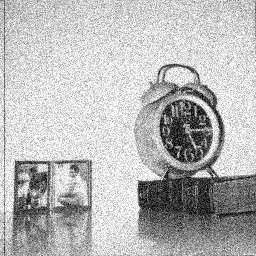
#> input picture abgaben/abgabe08/source/clock_noise.png, 256 x 256 px
$ python convolution.py   (older library calls are emulated)
#> lines starting #> are read from the running program, lines starting #| are printed output that depends on the picture; long printed decimals are rounded
from scipy import misc
import matplotlib.pyplot as plt
import numpy as np


def readImage(path):
#> called with path = 'clock_noise.png'
    return misc.imread(path)
#> returned value is the input picture: shape (256, 256); min 0, max 255, mean 185.1


# convolution which also applies padding
def conv(image,kernel):

   kernel_width = kernel.shape[0]
   kernel_height = kernel.shape[1]
   image_width = image.shape[0]
#> image_width = 256
   image_height = image.shape[1]
#> image_height = 256

   width_shift = kernel_width // 2
   height_shift = kernel_height // 2

   padded_image = np.zeros((image_width + width_shift, image_height + height_shift))

   # image padded with as many zeros as necessary
   for x in range (0,image_width-1):
      for y in range(0,image_height-1):
         padded_image[x + width_shift, y + height_shift] = image[x,y]
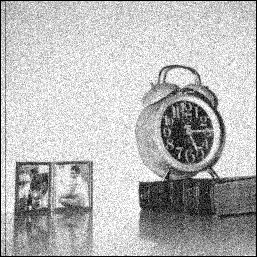
#> padded_image: shape (257, 257) float64; min 0, max 255, mean 182.4

   conv_image = np.zeros((image_width,image_height))

   # convolution process
   for x in range(0,(image_width - 1)):
       for y in range(0,(image_height - 1)):
           for a in range(-width_shift, width_shift):
               for b in range(-height_shift, height_shift):
                   conv_image[x,y] += padded_image[x + width_shift + a, y + height_shift + b] * kernel[a + width_shift ,b + height_shift]
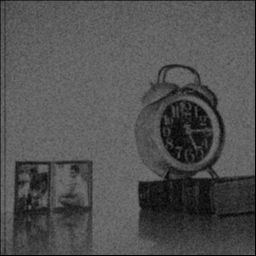
#> conv_image: shape (256, 256) float64; min 0, max 113.3, mean 81.4


   return conv_image


# convolution without padding
def conv_old(image, kernel):
    # ex 8.2 a)

    kernel_width = kernel.shape[0]
    kernel_height = kernel.shape[1]
    image_width = image.shape[0]
    image_height = image.shape[1]

    conv_image = np.zeros((image_width,image_height))

    for i in range(0,(image_width-1)- kernel_width // 2):
        for j in range(0,(image_height-1)- kernel_height // 2):
            for k in range(0,(kernel_width-1)):
                for l in range(0,(kernel_height-1)):
                    conv_image[i,j] += image[i+k,j+l]*kernel[k,l]


    return conv_image


def min_max_rescale(image):
    s = image.shape
#> s = (256, 256)
    ix = s[0]
#> ix = 256
    iy = s[1]
#> iy = 256

    maxV = image.max()
#> maxV = 113.3
    minV = image.min()
#> minV = 0

    print (minV, maxV)
#| 0.0 113.333

    res = np.zeros((ix,iy))

    rangeV = maxV - minV
#> rangeV = 113.3

    for x in range(ix):
        for y in range(iy):
            res[x][y] = (image[x][y] - minV) / float(rangeV) * 255
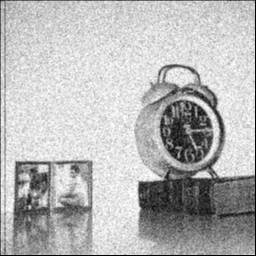
#> res: shape (256, 256) float64; min 0, max 255, mean 183.1

    return res


def main():
   # ex 8.2 b)
   h = 1./9.
   k1=np.matrix([[h,h,h],[h,h,h],[h,h,h]])
   im_noise = readImage('clock_noise.png')
   im_conv = conv(im_noise,k1)
   plt.imshow(im_conv, cmap=plt.cm.gray)
   im_conv = min_max_rescale(im_conv)
   plt.imshow(im_conv, cmap=plt.cm.gray)
   plt.show()
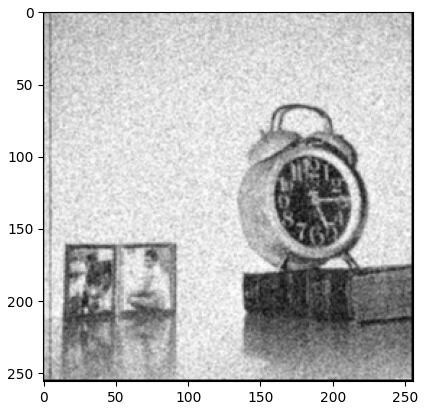
#> figure drawn by matplotlib, 1 panel
   misc.imsave('im_conv_b.png',im_conv)

   # ex 8.2 c)
   k2=np.matrix([[0.0,0.0,0.0],[1.0,-2.0,1.0],[0.0,0.0,0.0]])
   im2 = readImage('clock.png')
#> call 2 of readImage, with path = 'clock.png'
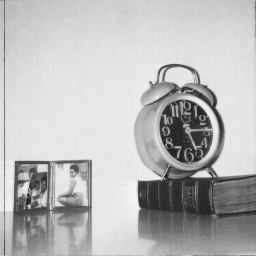
#> input picture abgaben/abgabe08/source/clock.png, 256 x 256 px
#> in readImage, returned value is the input picture: shape (256, 256); min 32, max 246, mean 186
   im2_conv = conv(im2,k2)
#> after the loop in conv (call 2), `for x in range (0,image_width-1):`:
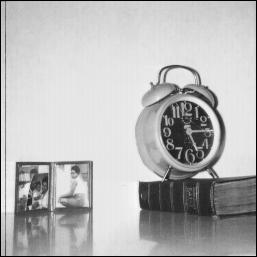
#> padded_image: shape (257, 257) float64; min 0, max 246, mean 183.2
#> after the loop in conv (call 2), `for x in range(0,(image_width - 1)):`:
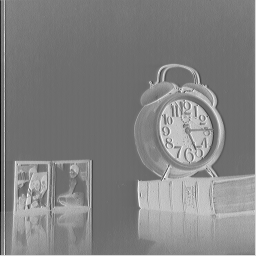
#> conv_image: shape (256, 256) float64; min -472, max 91, mean -185.4; drawn with min black and max white
   im2_conv = min_max_rescale(im2_conv)
#| -472.0 91.0
   plt.imshow(im2_conv, cmap=plt.cm.gray)
   plt.show()
   misc.imsave('im_conv_c.png',im2_conv)

if __name__=="__main__":
    main()
